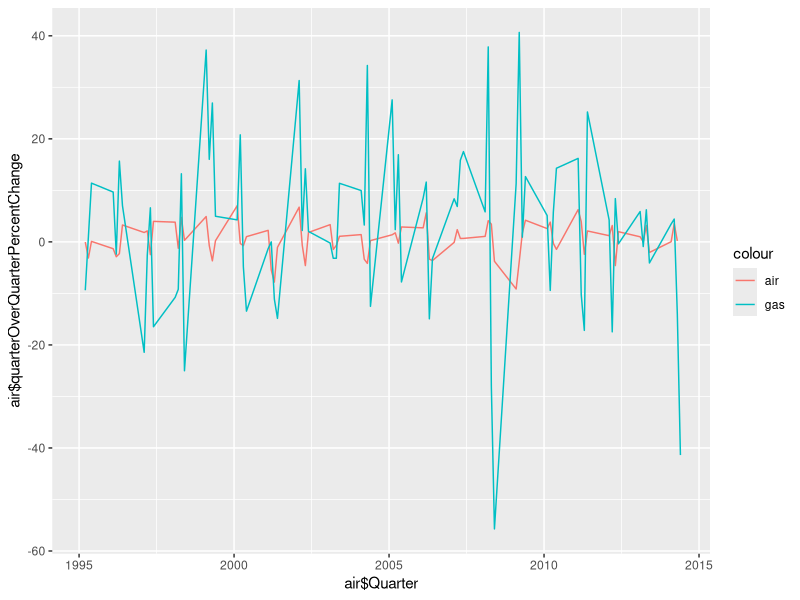
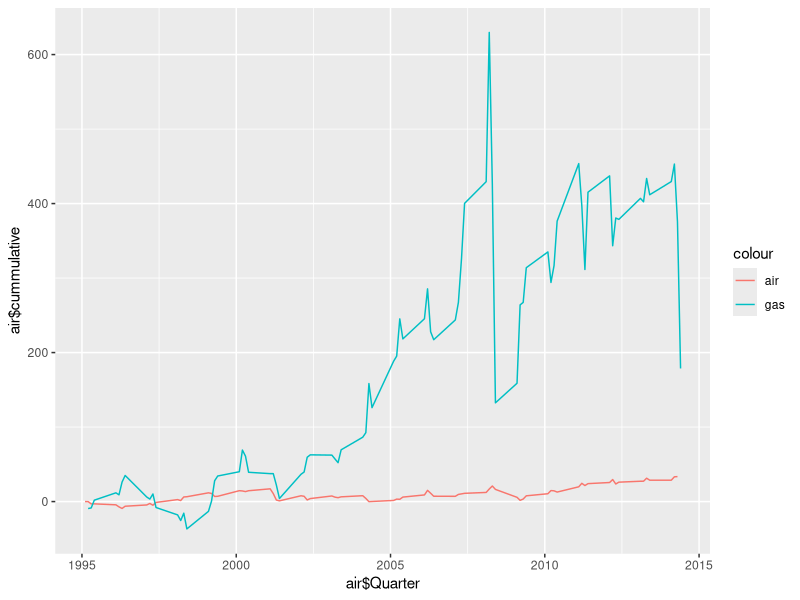
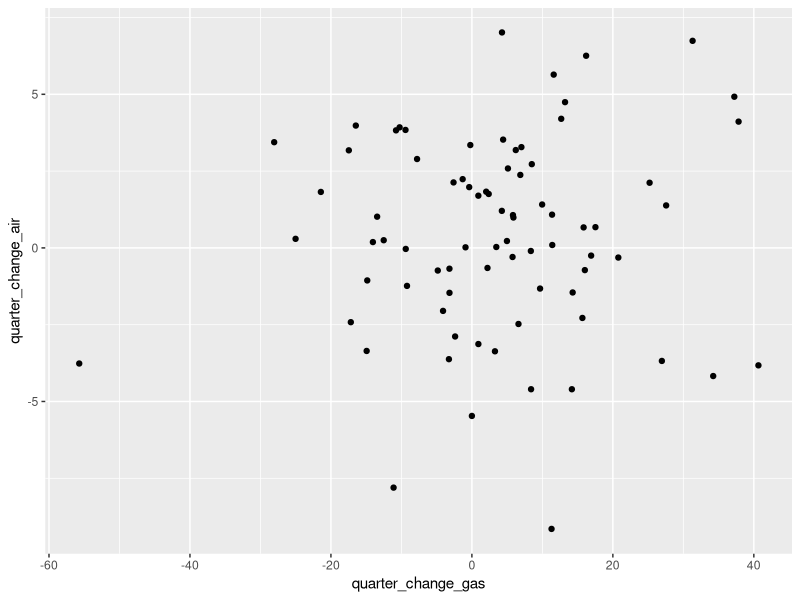

Recreate these plots in R, in order.
library(ggplot2)
library(quantmod)
library(lubridate)

setwd('~/Projects/aimeerose.github.io/_drafts/air-and-gas/')

air <- read.csv('NationalLevelDomesticAverageFareSeries_20150222.csv', stringsAsFactors = FALSE)
gas <- read.csv('quandl-wti-crude-oil-quarterly.csv', stringsAsFactors = FALSE)

air <- air[,0:4]
air$Year <- as.numeric(air$Year)
air$Quarter <- air$Year + (0.1 * air$Quarter)
air <- na.omit(air)
names(air) <- c('Year', 'Quarter', 'AverageCurrentDollars', 'AverageAdjustedDollars')
gas$Date <- strptime(gas$Date, "%m/%d/%y")
gas$Quarter <- year(gas$Date) + (0.1 * quarter(gas$Date))

# Calculate baseIndex for cummulative change
#
baseIndex <- function(df) {
  index = subset(df, df$Quarter == 1995.1)
  return(index)
}

air$baseIndex <- baseIndex(air)$AverageCurrentDollars
gas$baseIndex <- baseIndex(gas)$Value

air$cummulative <- (air$AverageCurrentDollars - air$baseIndex)/air$baseIndex * 100
gas$cummulative <- (gas$Value - gas$baseIndex)/gas$baseIndex * 100

gas <- gas[with(gas, order(Quarter)), ]
head(gas)
head(air)

# Year over year change
air$quarterOverQuarterPercentChange = Delt(air$AverageCurrentDollars, k = 1)[,1] * 100
gas$quarterOverQuarterPercentChange = Delt(gas$Value, k = 1)[,1] * 100

gas <- na.omit(gas)

ggplot(data = NULL) +
  geom_line(aes(x = air$Quarter, y = air$quarterOverQuarterPercentChange, colour = "air")) + 
  geom_line(aes(x = gas$Quarter, y = gas$quarterOverQuarterPercentChange, colour = "gas"))

nrow(gas)

ggplot(data = NULL) +
  geom_line(aes(x = air$Quarter, y = air$cummulative, colour = "air")) + 
  geom_line(aes(x = gas$Quarter, y = gas$cummulative, colour = "gas"))

bothChanges <- merge(x = gas, y = air, by = "Quarter")
selectColumns = c('Quarter',
                  'quarterOverQuarterPercentChange.x',
                  'quarterOverQuarterPercentChange.y',
                  'cummulative.x',
                  'cummulative.y')

bothChanges <- subset(bothChanges, select = selectColumns)
names(bothChanges) <- c('Quarter', 'quarter_change_gas', 'quarter_change_air', 'cummulative_change_gas', 'cummulative_change_air')
head(bothChanges)
bothChanges <- na.omit(bothChanges)

ggplot(data = bothChanges, aes(x = quarter_change_gas, y = quarter_change_air)) +
  geom_point()

ols <- lm(bothChanges$quarter_change_air ~ bothChanges$quarter_change_gas)
summary(ols)

#ggplot(data = bothChanges, aes(x = cummulative_change_gas, y = cummulative_change_air)) +
#  geom_point()
#ols <- lm(bothChanges$cummulative_change_gas ~ bothChanges$cummulative_change_air)
#summary(ols)

# See if anything is more interesting recently

# recentChanges <- subset(bothChanges, Quarter > 2008)

# ols <- lm(recentChanges$quarter_change_air ~ recentChanges$quarter_change_gas)
# summary(ols)

